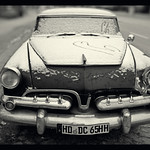
#> input picture car/12052099484.jpg, 150 x 150 px; its folder holds 4 pictures in this run
$ python gen_data_augmented_.py
#> lines starting #> are read from the running program, lines starting #| are printed output that depends on the picture
from PIL import Image
import os,glob
import numpy as np
from sklearn.model_selection import train_test_split

classes = ['car','forklift','truck']
num_classes = len(classes)
image_size = 50
num_testdata = 100

#画像の読み込み
X_train = []
X_test = []
Y_train = []
Y_test = []

for index, classlabel in enumerate(classes):
    photos_dir = './' + classlabel
    files = glob.glob(photos_dir + '/*.jpg')
    for i,file in enumerate(files):
        if i >= 200: break
        image = Image.open(file)
#> image is the input picture: PIL image 150x150 RGB; mean R, G, B 112, 111.4, 105.6
        image = image.convert('RGB')
        image = image.resize((image_size,image_size))
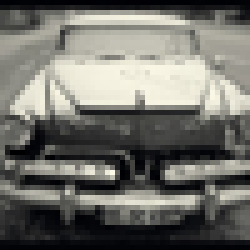
#> image: PIL image 50x50 RGB (shown 5 times larger); mean R, G, B 112, 111.4, 105.6
        data = np.asarray(image)

        if i < num_testdata:
            X_test.append(data)
            Y_test.append(index)
        else:
            for angle in range(-20,20,5):
                #回転
                img_r = image.rotate(angle)
                data = np.asarray(img_r)
                X_train.append(data)
                Y_train.append(index)

                #反転
                img_trans = image.transpose(Image.FLIP_LEFT_RIGHT)
                data = np.asarray(img_trans)
                X_train.append(data)
                Y_train.append(index)

#X = np.array(X)
#Y = np.array(Y)
X_train = np.array(X_train)
X_test = np.array(X_test)
y_train = np.array(Y_train)
y_test = np.array(Y_test)

#X_train,X_test,y_train,y_test = train_test_split(X,Y)
#print(X_train.shape)
#print(X.shape)

xy = (X_train,X_test,y_train,y_test)
#> (the run stopped early here; a loop or call above may not have finished)
